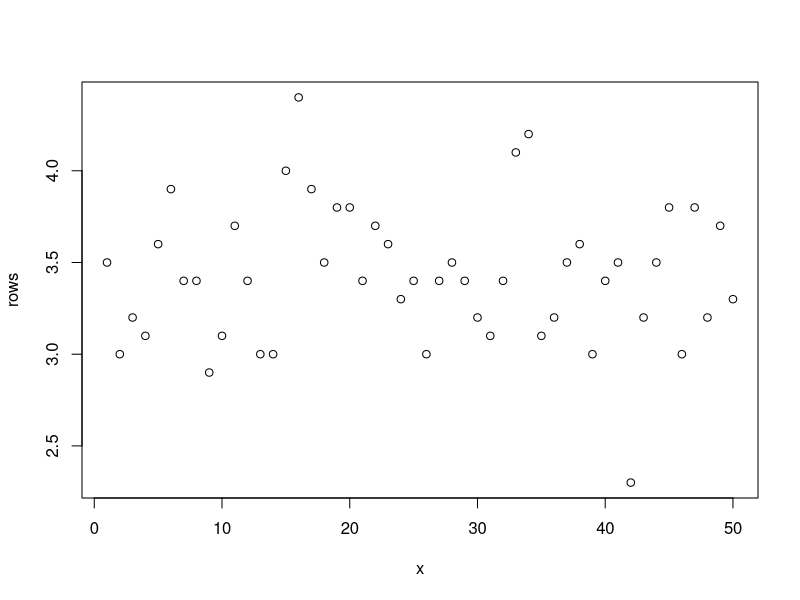
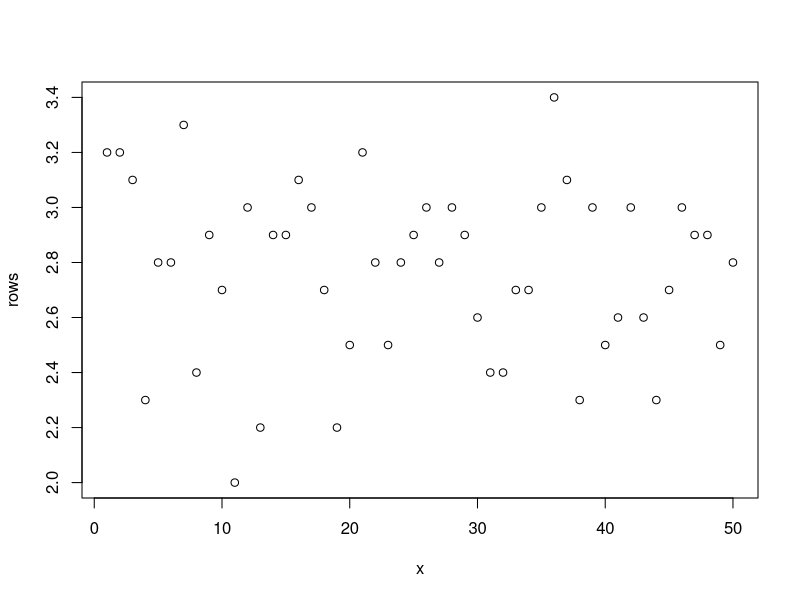
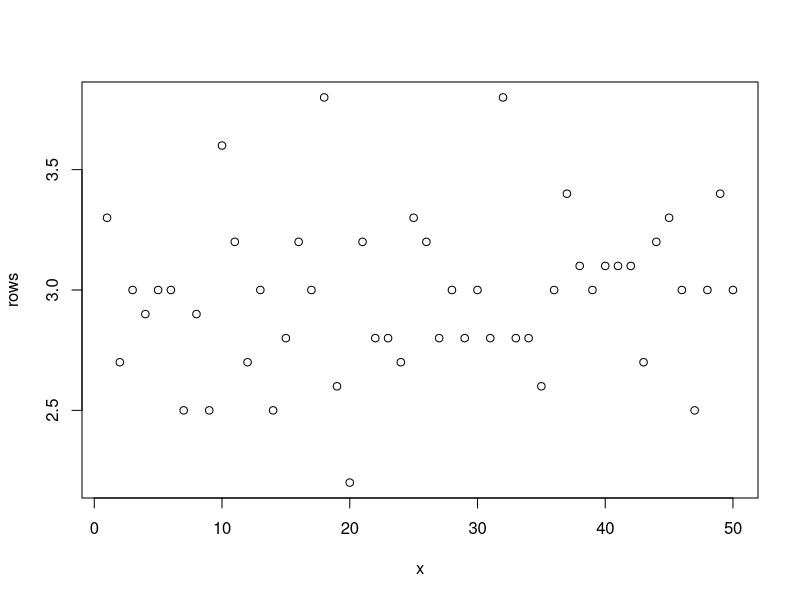
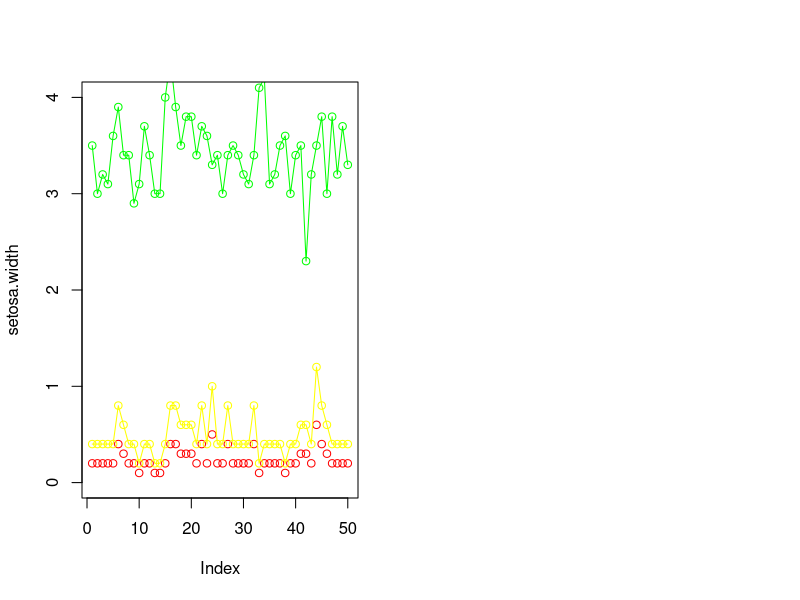

These figures' R source, in order:

myplot = plot.new()
for (specie in levels(factor(iris$Species))) {

  rows = iris[c(iris$Species == specie),"Sepal.Width"]
  x = 1:length(rows)
  
  myplot = myplot + plot(x = x, y = rows)
  
  
  print(lengths)
}

str(iris)

levels(factor(iris$Species))
setosa.width = iris[c(iris$Species == "setosa"),"Sepal.Width"]
petal.width = iris[c(iris$Species == "setosa"),"Petal.Width"]


par(mfrow=c(1,2)) # allows for the displaying of two plots side by side
plot(setosa.width, type="o", col="green", ylim=c(0,4))
lines(petal.width, type="p", col="red", ylim=c(0,1))  # lines() or points() will add to the existing graph
points(petal.width*2, type="o", col="yellow", ylim=c(0,1))  # lines() or points() will add to the existing graph

?plot
  

iris$Species
